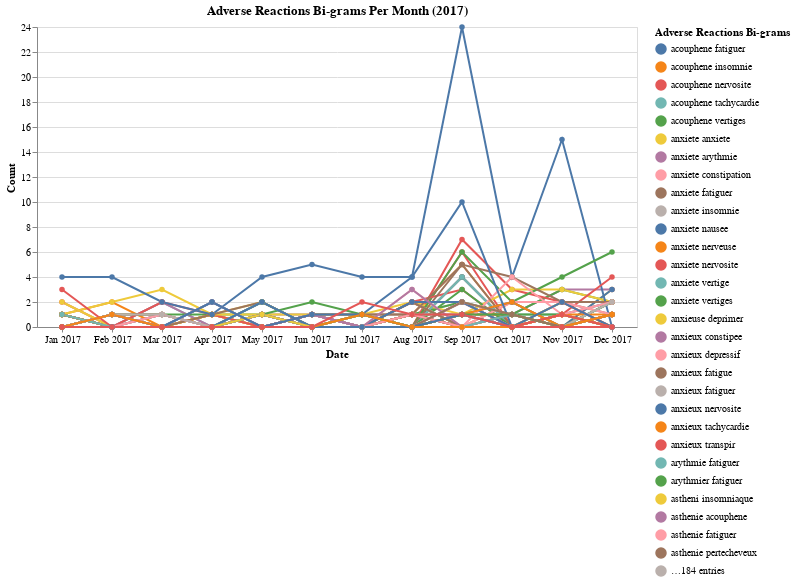

The notebook cell this image was saved under:
### Code cell
import altair as alt
source = df_t

alt.Chart(source).mark_line(point = True).encode(
    x = alt.X("Date:O", timeUnit="yearmonth", title="Date"),
    y="Count:Q",
    color=alt.Color("Adverse Reactions Bi-grams:N")
).properties(
    title="Adverse Reactions Bi-grams Per Month (2017)",
    width=600,
    height=300,
)

### Figure 1 — Vega-Lite specification as saved in the notebook (floating-point values rounded to 4 significant figures; data arrays with more than 128 entries replaced by an {"elided": "..."} marker saying what was removed)
{"config": {"view": {"continuousWidth": 400, "continuousHeight": 300}}, "data": {"name": "data-afbe694a73b5d4af2dee3bf0b7f3a226"}, "mark": {"type": "line", "point": true}, "encoding": {"color": {"type": "nominal", "field": "Adverse Reactions Bi-grams"}, "x": {"type": "ordinal", "field": "Date", "timeUnit": "yearmonth", "title": "Date"}, "y": {"type": "quantitative", "field": "Count"}}, "height": 300, "title": "Adverse Reactions Bi-grams Per Month (2017)", "width": 600, "$schema": "https://vega.github.io/schema/vega-lite/v4.8.1.json", "datasets": {"data-afbe694a73b5d4af2dee3bf0b7f3a226": {"elided": "2556 records"}}}
